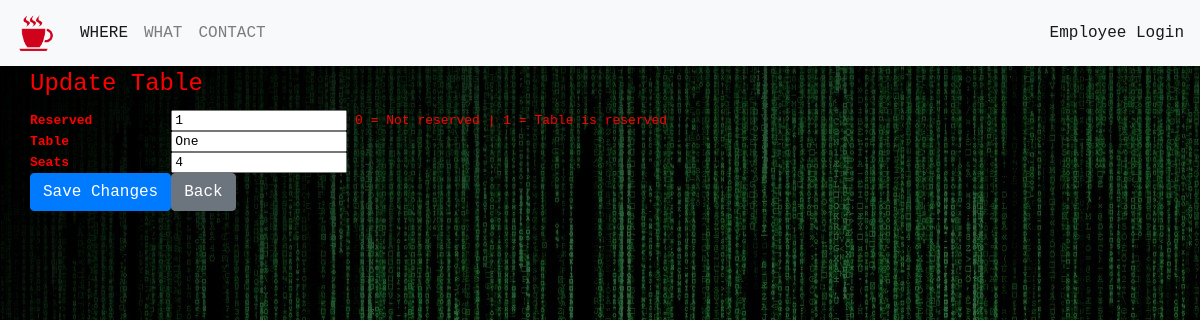
Page /update.php?id=1 on the committed database.
### tables this page shows
CREATE TABLE `tables` (
  `table_id` int(11) NOT NULL,
  `table_name` varchar(25) NOT NULL,
  `table_capacity` int(11) NOT NULL,
  `table_reserved` tinyint(1) NOT NULL
);

### update.php (the view, shortened to what this page needs)
<?php
require_once 'actions/db_connect.php';
if($_GET['id']) {
    $id = $_GET['id'];
    $sql = "SELECT * FROM tables WHERE table_id = {$id}";
    $result = $conn->query($sql);
    $data = $result->fetch_assoc();
?>
<?php require_once 'navbar.php'; ?>
<div class="container">
    <div class="row">
        <fieldset>
            <legend>Update Table</legend>
            <form action="actions/a_update.php" method="post">
                <table cellspacing="0" cellpadding="0">
                    <tr>
                        <th>Reserved</th>
                        <td><input type="text" name="table_reserved" placeholder="reserved" value="<?php echo $data['table_reserved'] ?>" /> 0 = Not reserved | 1 = Table is reserved</td>
                    </tr>
                    <tr>
                        <th>Table</th>
                        <td><input type="text" name="table_name" placeholder="Description" value="<?php echo $data['table_name'] ?>" /></td>
                    </tr>
                    <tr>
                        <th>Seats</th>
                        <td><input type="text" name="table_capacity" placeholder="Capacity" value="<?php echo $data['table_capacity'] ?>" /></td>
                    </tr>
                    <tr>
                        <td><button type="submit" class="btn btn-primary">Save Changes</button></td>
                        <td><a href="home.php"><button type="button" class="btn btn-secondary">Back</button></a></td>
                    </tr>
                </table>
            </form>
        </fieldset>
    </div>
</div>
</body>
</html>
<?php
}
?>

### style.css (style rules this page uses)
.body { background: url('img/system-failure.jpg'); color: red; font-family: monospace }

### rows in the picture
tables: table_reserved "1", table_name "One", table_capacity "4"
